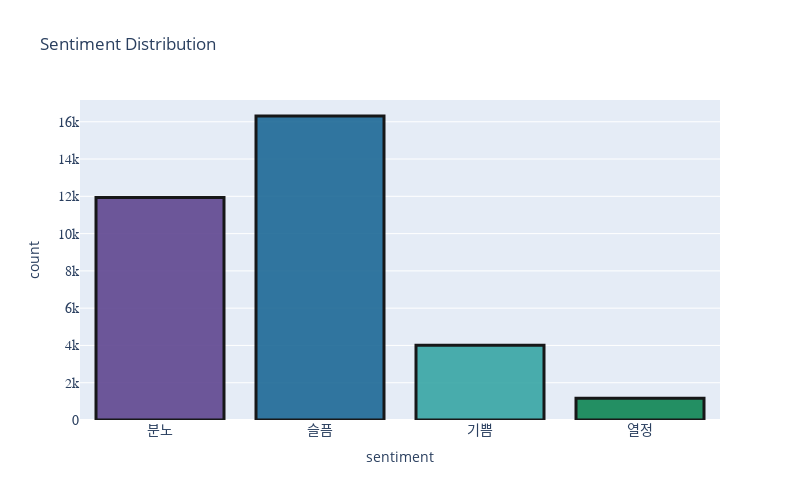

The cell this chart's notebook holds for it:
### Code cell
# "sentiment" 컬럼의 값들의 분포를 막대그래프로 그리기
fig = px.histogram(result2, x='sentiment', title='Sentiment Distribution')

# fig의 크기 조절 (width와 height를 원하는 크기로 설정합니다.)
fig.update_layout(
    width=800,  # 가로 크기
    height=500,  # 세로 크기
    xaxis=dict(tickfont=dict(size=14, family='Arial, bold')),  # x축 레이블 폰트 크기와 스타일 조절
    yaxis=dict(tickfont=dict(size=14, family='Arial, bold')),  # y축 레이블 폰트 크기와 스타일 조절
)

# 색상을 랜덤으로 지정
# 'color_discrete_sequence' 파라미터에 'px.colors.qualitative'를 사용하면 Plotly에서 제공하는 랜덤 색상을 사용할 수 있습니다.
fig.update_traces(marker=dict(color=px.colors.qualitative.Prism))

# 막대그래프의 모양 변경 (width 속성을 여기서 조절)
fig.update_traces(
    marker=dict(color=px.colors.qualitative.Prism),  # 색상을 랜덤하게 지정
    marker_line_width=3,  # 테두리 선 두께 조절
    marker_line_color='black',  # 테두리 선 색상 조절
    opacity=0.9,  # 막대의 투명도 조절 (0부터 1 사이의 값을 사용, 1은 완전 불투명)
)

# 그래프 출력
fig.show()

### Figure 1 — Plotly figure (JSON) as saved in the notebook; plotly's stock layout.template omitted (floating-point values rounded to 4 significant figures; data arrays with more than 128 entries replaced by an {"elided": "..."} marker saying what was removed)
{"data": [{"alignmentgroup": "True", "bingroup": "x", "hovertemplate": "sentiment=%{x}<br>count=%{y}<extra></extra>", "legendgroup": "", "marker": {"color": ["rgb(95, 70, 144)", "rgb(29, 105, 150)", "rgb(56, 166, 165)", "rgb(15, 133, 84)", "rgb(115, 175, 72)", "rgb(237, 173, 8)", "rgb(225, 124, 5)", "rgb(204, 80, 62)", "rgb(148, 52, 110)", "rgb(111, 64, 112)", "rgb(102, 102, 102)"], "line": {"color": "black", "width": 3}, "pattern": {"shape": ""}}, "name": "", "offsetgroup": "", "opacity": 0.9, "orientation": "v", "showlegend": false, "type": "histogram", "x": {"elided": "33430 str values"}, "xaxis": "x", "yaxis": "y"}], "layout": {"barmode": "relative", "height": 500, "legend": {"tracegroupgap": 0}, "title": {"text": "Sentiment Distribution"}, "width": 800, "xaxis": {"anchor": "y", "domain": [0, 1], "tickfont": {"family": "Arial, bold", "size": 14}, "title": {"text": "sentiment"}}, "yaxis": {"anchor": "x", "domain": [0, 1], "tickfont": {"family": "Arial, bold", "size": 14}, "title": {"text": "count"}}}}
